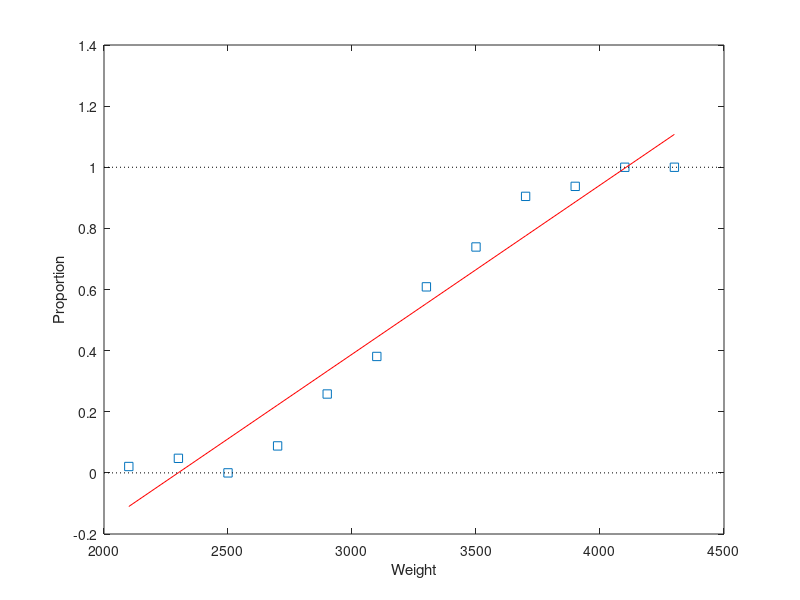

MATLAB code for this plot:
% A set of car weights
weight = [2100 2300 2500 2700 2900 3100 3300 3500 3700 3900 4100 4300]';
% The number of cars tested at each weight
tested = [48 42 31 34 31 21 23 23 21 16 17 21]';
% The number of cars failing the test at each weight
failed = [1 2 0 3 8 8 14 17 19 15 17 21]';
% The proportion of cars failing for each weight
proportion=failed./tested;

plot(weight,proportion,'s')
xlabel('Weight'); ylabel('Proportion');

linearCoef = polyfit(weight,proportion,1);
linearFit = polyval(linearCoef,weight);
plot(weight,proportion,'s', weight,linearFit,'r-', [2000 4500],[0 0],'k:', [2000 4500],[1 1],'k:')
xlabel('Weight'); ylabel('Proportion');


